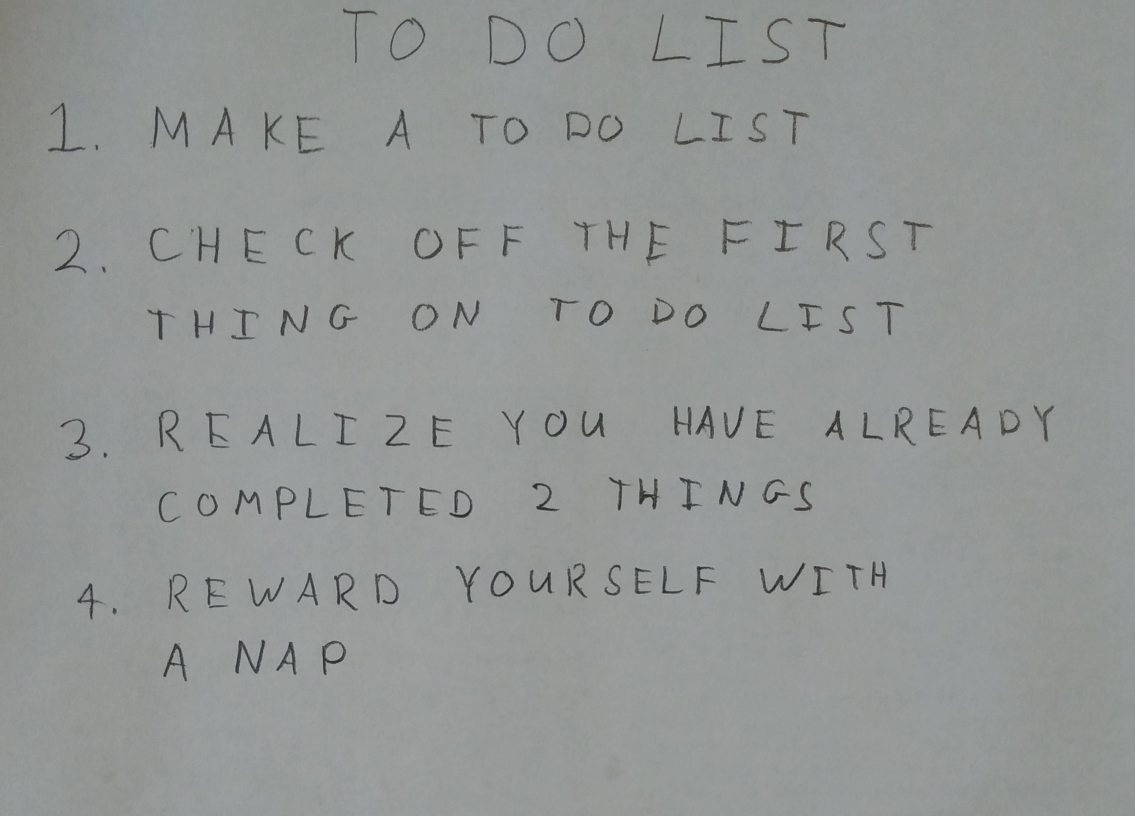
#> input picture hw3/images/01_list.jpg, 2270 x 1631 px (shown at 1/2 size); its folder holds only this picture in this run
$ jupyter execute --allow-errors q4.ipynb
#> lines starting #> are read from the running program, lines starting #| are printed output that depends on the picture; after the words box and inside, x2 and y2 are one past the last pixel; in counts of white or black regions, pixels touching at a corner belong together
#                                    16720 (B) Neural Networks for Recognition - Assignment 3

     Instructor: Kris Kitani                       TAs: Qichen(Lead), Paritosh, Rawal, Yan, Zen, Wen-Hsuan

## Q4 Extract Text from Images (35 points)

**Please include all the write up answers below to theory.ipynb. For the questions need code, you need to include the screenshot of code to theory.ipynb to get points.**

<center>Sample image with handwritten characters annotated with boxes around each character</center>

Now that you have a network that can recognize handwritten letters with reasonable accuracy, you can now use it to parse text in an image. Given an image with some text on it, our goal is to have a function that returns the actual text in the image. However, since your neural network expects a a binary image with a single character, you will need to process the input image to extract each character. There are various approaches that can be done so feel free to use any strategy you like.

Here we outline one possible method, another is that given in a [tutorial](http://scikit-image.org/docs/dev/auto_examples/segmentation/plot_label.html)
1. Process the image ([blur](http://scikit-image.org/docs/dev/auto_examples/filters/plot_denoise.html), [threshold](http://scikit-image.org/docs/dev/api/skimage.filters.html#skimage.filters.try_all_threshold), [opening morphology](http://scikit-image.org/docs/dev/api/skimage.morphology.html#skimage.morphology.opening), etc. (perhaps in that order)) to classify all pixels as being part of a character or background.
2. Find connected groups of character pixels (see [skimage.measure.label](http://scikit-image.org/docs/dev/api/skimage.measure.html#skimage.measure.label)). Place a bounding box around each connected component.
3. Group the letters based on which line of the text they are a part of, and sort each group so that the letters are in the order they appear on the page.
4. Take each bounding box one at a time and resize it to $32\times 32$, classify it with your network, and report the characters in order (inserting spaces when it makes sense).

Since the network you trained likely does not have perfect accuracy, you can expect there to be some errors in your final text parsing. Whichever method you choose to implement for the character detection, you should be able to place a box on most of there characters in the image. We have provided you with **01\_list.jpg**, **02\_letters.jpg**, **03\_haiku.jpg** and **04\_deep.jpg** to test your implementation on.

### Q4.1 (3 points WriteUp)
The method outlined above is pretty simplistic, and makes several assumptions. What are two big assumptions that the sample method makes. In your writeup, include two example images where you expect the character detection to fail (either miss valid letters, or respond to non-letters).

<font color="red">**Please include the write up answer to theory.ipynb**</font>

### Q4.2 (13 points Code+WriteUp)
Find letters in the image. Given an RGB image, this function should return bounding boxes for all of the located handwritten characters in the image, as well as a binary black-and-white version of the image \texttt{im}. Each row of the matrix should contain **[y1,x1,y2,x2]** the positions of the top-left and bottom-right corners of the box. The black and white image should be floating point, 0 to 1, with the characters in black and background in white.

<font color="red">**Please include the write up answer and the screenshot of code to theory.ipynb**</font>

[cell 1]
import numpy as np
import skimage
import skimage.measure
import skimage.color
import skimage.restoration
import skimage.io
import skimage.filters
import skimage.morphology
import skimage.segmentation

# takes a color image
# returns a list of bounding boxes and black_and_white image
def findLetters(image):
    bboxes = []
    bw = None
    # insert processing in here
    # one idea estimate noise -> denoise -> greyscale -> threshold -> morphology -> label -> skip small boxes
    # this can be 10 to 15 lines of code using skimage functions
    # YOUR CODE HERE

    img = skimage.color.rgb2gray(image)
    thr = skimage.filters.threshold_otsu(img)
    bw = skimage.morphology.closing(img <= thr, skimage.morphology.square(10))
    clr = skimage.segmentation.clear_border(bw)
    label_img = skimage.measure.label(clr)

    for reg in skimage.measure.regionprops(label_img):
        if (reg.area >= 100):
            bboxes.append(reg.bbox)

    # raise NotImplementedError()
    return bboxes, bw

### Q4.3 (6 points Code+WriteUp)
Run `findLetters()` on all of the provided sample images in **images/**. Plot all of the located boxes on top of the image to show the accuracy of your `findLetters()` function. Include all the result images in your writeup.

<font color="red">**Please include the write up answer and the screenshot of code to theory.ipynb**</font>

[cell 2]
import os
import matplotlib.pyplot as plt
import matplotlib.patches

# from ipynb.fs.defs.q2 import *
import import_ipynb
from q2 import *

# do not include any more libraries here!
# no opencv, no sklearn, etc!
import warnings
warnings.simplefilter(action='ignore', category=FutureWarning)
warnings.simplefilter(action='ignore', category=UserWarning)

for img in os.listdir('images'):
    im1 = skimage.img_as_float(skimage.io.imread(os.path.join('images',img)))
    bboxes, bw = findLetters(im1)
#> in findLetters, `thr = skimage.filters.threshold_otsu(img)`: thr = 0.45
#> in findLetters, `bw = skimage.morphology.closing(img <= thr, skimage.morphology.square(..`:
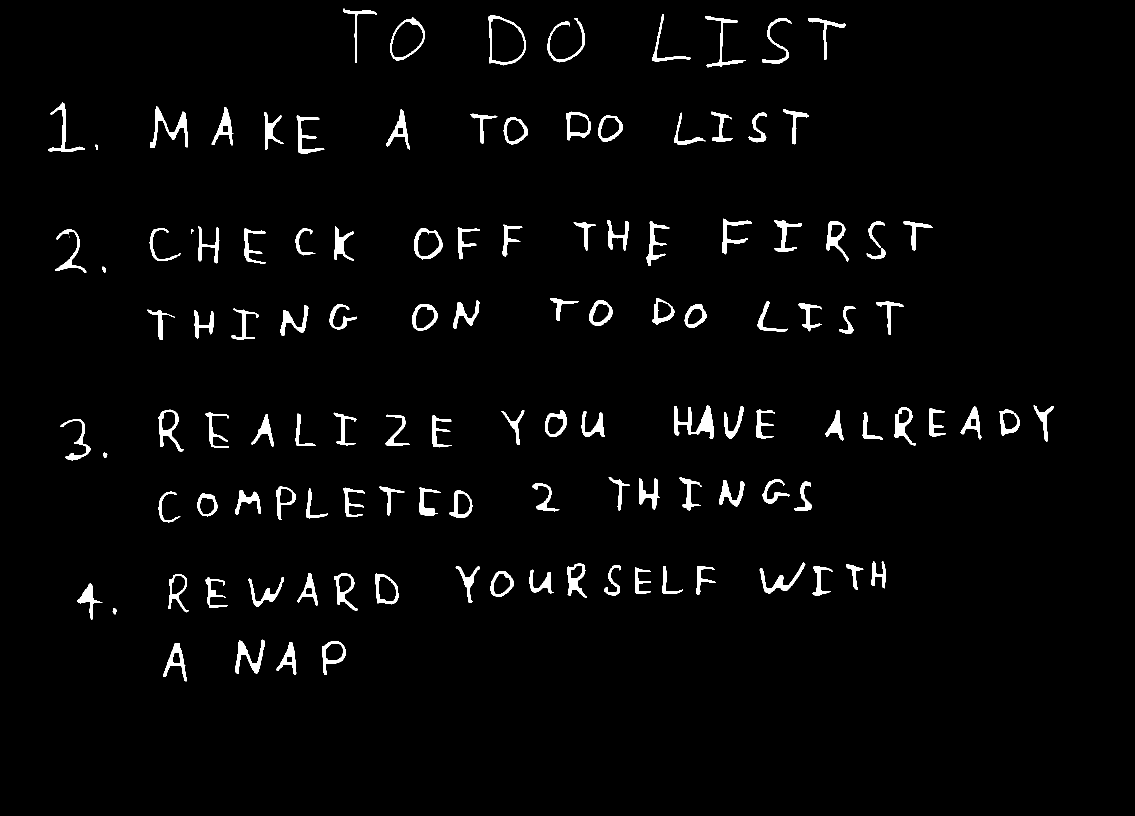
#> bw: shape (1631, 2270) bool (shown at 1/2 size); 2.6% white; 120 white regions (1 under 20 px), largest, box (x1, y1, x2, y2) and area: (1348, 811, 1428, 877) 2079, (301, 213, 376, 296) 1662, (471, 1279, 530, 1348) 1364
#> in findLetters, `label_img = skimage.measure.label(clr)`:
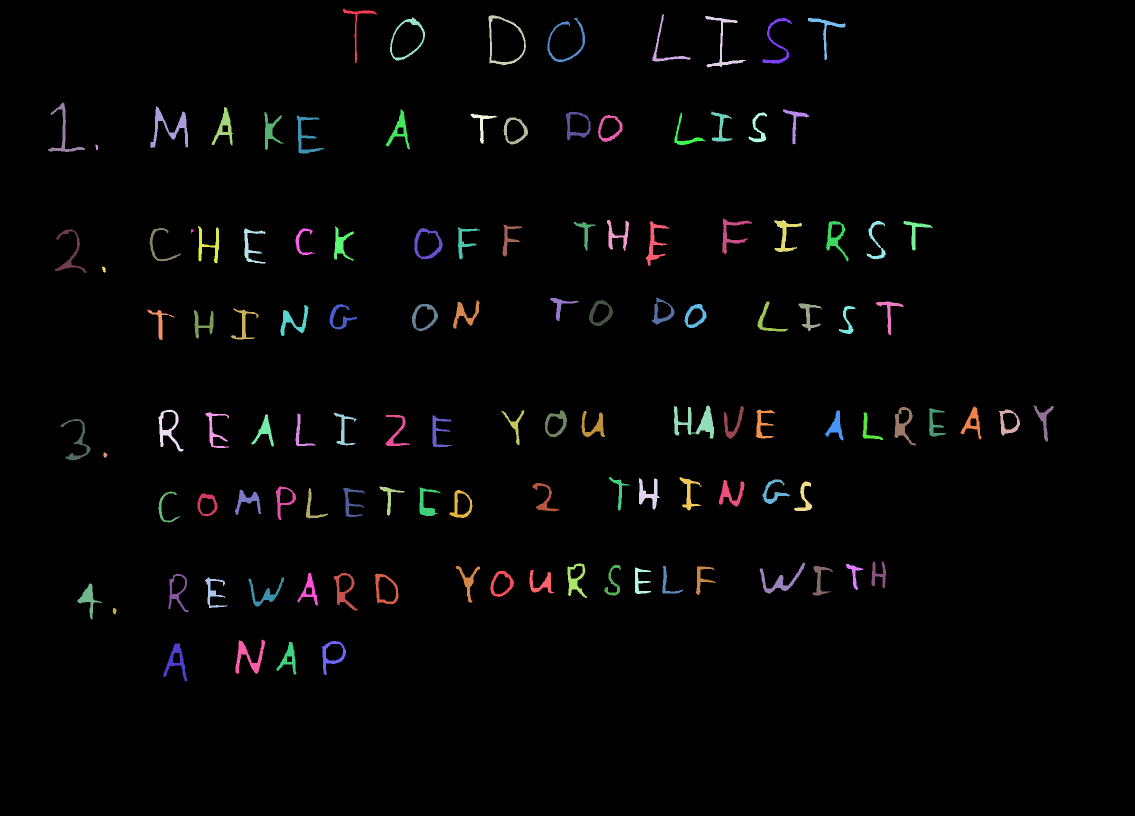
#> label_img: shape (1631, 2270) int32 (shown at 1/2 size); 121 distinct labels, from 0 to 120; one colour per label, 0 black
#> the loop in findLetters, `for reg in skimage.measure.regionprops(label_img):` made 120 passes
#> after the loop in findLetters, `for reg in skimage.measure.regionprops(label_img):`: bboxes = 114 items, first 6: (17, 686, 126, 753), (28, 1305, 123, 1382), (30, 977, 131, 1052), (32, 1410, 135, 1491), (35, 780, 121, 850), (36, 1095, 125, 1170)

    plt.imshow(bw)
    for bbox in bboxes:
        minr, minc, maxr, maxc = bbox
        rect = matplotlib.patches.Rectangle((minc, minr), maxc - minc, maxr - minr,
                                fill=False, edgecolor='red', linewidth=2)
        plt.gca().add_patch(rect)
#> this loop made 114 passes
#> (minr, minc, maxr, maxc) on passes 1 to 12: (17, 686, 126, 753), (28, 1305, 123, 1382), (30, 977, 131, 1052), (32, 1410, 135, 1491), (35, 780, 121, 850), (36, 1095, 125, 1170), (36, 1525, 127, 1584), (36, 1616, 120, 1691), (205, 96, 304, 170), (213, 301, 296, 376), (214, 423, 291, 467), (219, 772, 299, 820)
    plt.show()
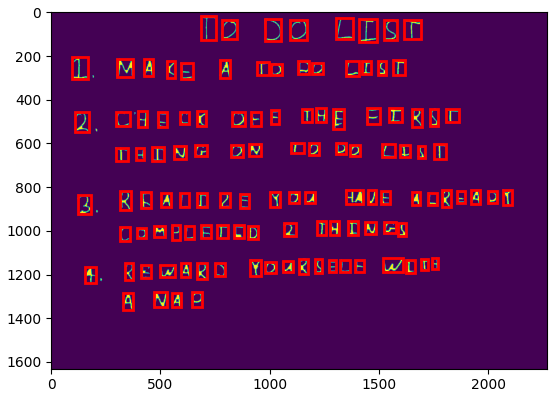
#> figure drawn by matplotlib, 1 panel
    # find the rows using..RANSAC, counting, clustering, etc.
    # YOUR CODE HERE

    bboxes = sorted(bboxes, key=lambda x: x[0])
    pre_y1, pre_x1, pre_y2, pre_x2 = bboxes[0]
#> pre_y1 = 17; pre_x1 = 686; pre_y2 = 126; pre_x2 = 753
    rows = [[bboxes[0]]]
#> rows = [[(17, 686, 126, 753)]]

    for i in range(1, len(bboxes)):
        y1, x1, y2, x2 = bboxes[i]
        if (y1 > pre_y2):
            rows.append([bboxes[i]])
        else:
            rows[-1].append(bboxes[i])
        pre_y1, pre_x1, pre_y2, pre_x2 = y1, x1, y2, x2
#> this loop made 113 passes
#> (y1, x1, y2, x2, pre_y1, pre_x1, pre_y2, pre_x2) on passes 1 to 12: (28, 1305, 123, 1382, 28, 1305, 123, 1382), (30, 977, 131, 1052, 30, 977, 131, 1052), (32, 1410, 135, 1491, 32, 1410, 135, 1491), (35, 780, 121, 850, 35, 780, 121, 850), (36, 1095, 125, 1170, 36, 1095, 125, 1170), (36, 1525, 127, 1584, 36, 1525, 127, 1584), (36, 1616, 120, 1691, 36, 1616, 120, 1691), (205, 96, 304, 170, 205, 96, 304, 170), (213, 301, 296, 376, 213, 301, 296, 376), (214, 423, 291, 467, 214, 423, 291, 467), (219, 772, 299, 820, 219, 772, 299, 820), (219, 1566, 289, 1618, 219, 1566, 289, 1618)

    for i in range(0, len(rows)):
        rows[i] = sorted(rows[i], key=lambda x: x[1])
#> this loop made 8 passes

    # raise NotImplementedError()
    # crop the bounding boxes
    # note.. before you flatten, transpose the image (that's how the dataset is!)
    # consider doing a square crop, and even using np.pad() to get your images looking more like the dataset
    # YOUR CODE HERE

    crops_r = []
    for row in rows:
        crops = []
        for bbox in row:
            y1, x1, y2, x2 = bbox
            half_side = int(max(y2-y1, x2-x1)/2)
            cen_y = int((y1+y2)/2)
            cen_x = int((x1+x2)/2)
            crop = bw[cen_y-half_side: cen_y+half_side, cen_x-half_side: cen_x+half_side]*(-1.)
            crop = skimage.transform.resize(crop, (24, 24))
            crop = np.pad(crop, ((4, 4), (4, 4)), constant_values=crop.max())
            crop = crop.transpose().flatten()
            crops.append(crop)
        crops = np.array(crops)
        crops = (crops-np.mean(crops, axis=1).reshape(-1, 1))/np.std(crops, axis=1).reshape(-1, 1)
        crops_r.append(crops)

    # raise NotImplementedError()

### Q4.4 (13 points Code+WriteUp)
Now you will load the image, find the character locations, classify each one with the network you trained in **Q3.1**, and return the text contained in the image. Be sure you try to make your detected images look like the images from the training set. Visualize them and act accordingly.

<font color="red">**Please include the write up answer and the screenshot of code to theory.ipynb**</font>

[cell 3]
# load the weights
# run the crops through your neural network and print them out
import pickle
import string
import numpy as np

letters = np.array([_ for _ in string.ascii_uppercase[:26]] + [str(_) for _ in range(10)])
params = pickle.load(open('q3_weights.pickle','rb'))
#> (reads hw3/q3_weights.pickle from the repository)
# YOUR CODE HERE

import warnings
warnings.simplefilter(action='ignore', category=FutureWarning)
warnings.simplefilter(action='ignore', category=UserWarning)

#> (the rest of this cell did not finish here and is left out)

#> the loop in findLetters (call 2), `for reg in skimage.measure.regionprops(label_img):` made 120 passes
#> the loop `for bbox in bboxes:` made 114 passes
#> the loop `for i in range(1, len(bboxes)):` made 113 passes
#> the loop `for i in range(0, len(rows)):` made 8 passes
#> the loop `for row in rows:` made 8 passes

    plt.imshow(bw)
    for bbox in bboxes:
        minr, minc, maxr, maxc = bbox
        rect = matplotlib.patches.Rectangle((minc, minr), maxc - minc, maxr - minr,
                                fill=False, edgecolor='red', linewidth=2)
        plt.gca().add_patch(rect)
    plt.show()
    # find the rows using..RANSAC, counting, clustering, etc.
    # YOUR CODE HERE

    bboxes = sorted(bboxes, key=lambda x: x[0])
    pre_y1, pre_x1, pre_y2, pre_x2 = bboxes[0]
    rows = [[bboxes[0]]]

    for i in range(1, len(bboxes)):
        y1, x1, y2, x2 = bboxes[i]
        if (y1 > pre_y2):
            rows.append([bboxes[i]])
        else:
            rows[-1].append(bboxes[i])
        pre_y1, pre_x1, pre_y2, pre_x2 = y1, x1, y2, x2

    for i in range(0, len(rows)):
        rows[i] = sorted(rows[i], key=lambda x: x[1])

    # raise NotImplementedError()
    # crop the bounding boxes
    # note.. before you flatten, transpose the image (that's how the dataset is!)
    # consider doing a square crop, and even using np.pad() to get your images looking more like the dataset
    # YOUR CODE HERE

    crops_r = []
    for row in rows:
        crops = []
        for bbox in row:
            y1, x1, y2, x2 = bbox
            half_side = int(max(y2-y1, x2-x1)/2)
            cen_y = int((y1+y2)/2)
            cen_x = int((x1+x2)/2)
            crop = bw[cen_y-half_side: cen_y+half_side, cen_x-half_side: cen_x+half_side]*(-1.)
            crop = skimage.transform.resize(crop, (24, 24))
            crop = np.pad(crop, ((4, 4), (4, 4)), constant_values=crop.max())
            crop = crop.transpose().flatten()
            crops.append(crop)
        crops = np.array(crops)
        crops = (crops-np.mean(crops, axis=1).reshape(-1, 1))/np.std(crops, axis=1).reshape(-1, 1)
        crops_r.append(crops)

    # raise NotImplementedError()

    print(img)
    for crops in crops_r:
        h1 = forward(crops, params, 'layer1')
        probs = forward(h1, params, 'output', softmax)
        output = letters[np.argmax(probs, axis=1)]
        output = ''.join(output)
        print(output)
    print()

# raise NotImplementedError()
